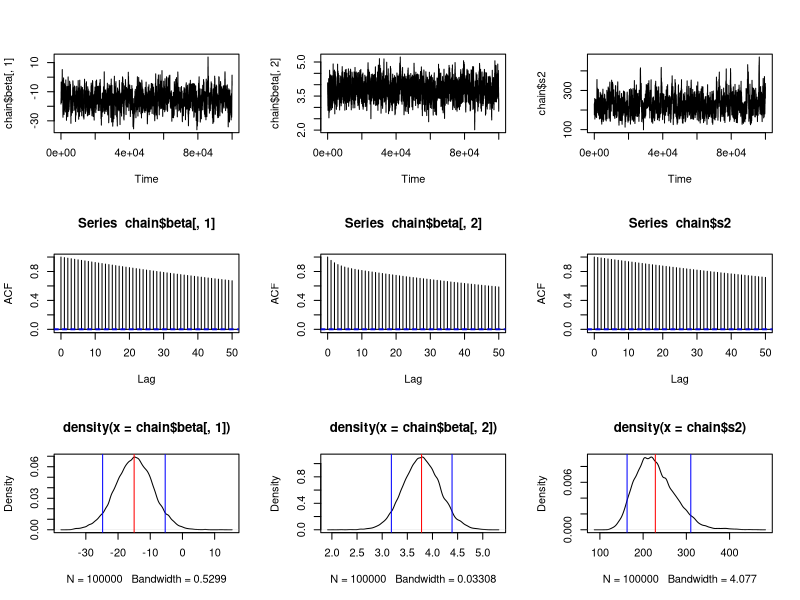

The R script that drew this image:
###########################################
## MCMC for Bayesian linear regression
## for the cars dataset
###########################################
set.seed(1)

data(cars)
n <- dim(cars)[1]
X <- cbind(1, cars$speed)
y <- cars$dist

# Calculates the log-posterior since if not on the log scale, numerical instability
log.post <- function(y, X, beta, s2, a, b, mu = 0)
{
  n <- length(y)
  p <- dim(X)[2]
  foo <- (-n/2 - p/2 - a -1) * log(s2) + (-sum((y - X%*%beta)^2)/2 - sum((beta - mu)^2)/2 - b)/s2 
  return(foo)
}

# MCMC function with three different step-sizes for each component
BLRmcmc <- function(y, X,T = 1e4, a, b, mu = 0, start, h1 = 3, h2 = 3, h3 = 3)
{
  p <- dim(X)[2]

  beta <- matrix(0, nrow = T, ncol = p)
  s2 <- numeric(length = T)
  
  beta[1,] <- start[1:p]   # Set starting values
  s2[1] <- start[p+1]
  
  acc <- 0
  for(t in 2:T)
  {
    prop <- c(beta[t-1,], s2[t-1]) + rnorm(p+1, sd = sqrt(c(h1,h2,h3)))   # Proposal
    
    if(prop[p+1] < 0)   # If the variance is negative, it's a straight reject
    {
      beta[t,] <- beta[t-1,]
      s2[t] <- s2[t-1]
    } else{
      
      # difference of log posteriors
      ratio <- log.post(y = y, X = X, beta = prop[1:p], s2 = prop[p+1], a = a, b = b, mu = mu) - log.post(y = y, X = X, beta = beta[t-1,], s2 = s2[t-1], a = a, b = b, mu = mu)
      if(runif(1) < exp(ratio))
      {
        acc <- acc + 1
        beta[t,] <- prop[1:p]
        s2[t] <- prop[p+1]
      } else{
       beta[t, ] <- beta[t-1, ]
       s2[t] <- s2[t-1]
      }
    }
  }
  print(paste("Acceptance prob = ", acc/T))
  return(list("beta" = beta, "s2" = s2))
}


lm.obj <- lm(y ~ X - 1)
s2.start <- var(lm.obj $residuals)

# Three different step sizes for three different components. Change h1, h2, h3 to see how Acceptance prob is affected
# Tuned to be aroun 32% since dimension is 3
# Also notice the starting values
chain <- BLRmcmc(T = 1e5, y = y, X = X, a = 1, b = 1, start = c(lm.obj$coeff, s2.start), h1 = 2, h2 = .25, h3 = 100)

# Poster mean Estimates and credible intervals
post.mean <- c(colMeans(chain$beta), mean(chain$s2))
post.quant1 <- c(quantile(chain$beta[,1], .05), quantile(chain$beta[,2], .05), quantile(chain$s2, .05))
post.quant2 <- c(quantile(chain$beta[,1], .95), quantile(chain$beta[,2], .95), quantile(chain$s2, .95))


# Estimates of intercept
c(post.quant1[1],post.mean[1], post.quant2[1])
lm.obj$coefficients[1]  # Compare with MLE

# Estimates of coefficient of speed
c(post.quant1[2], post.mean[2], post.quant2[2])
lm.obj$coefficients[2]  # Compare with MLE

# Estimates of variance
c(post.quant1[3],post.mean[3],  post.quant2[3])
var(lm.obj $residuals)  # Compare with MLE


#Visualizing plots
par(mfrow = c(3,3))
plot.ts(chain$beta[,1])
plot.ts(chain$beta[,2])
plot.ts(chain$s2)

acf(chain$beta[ ,1])
acf(chain$beta[ ,2])
acf(chain$s2)

plot(density(chain$beta[,1]))
abline(v = c(post.mean[1], post.quant1[1], post.quant2[1]), col = c("red", "blue", "blue"))
plot(density(chain$beta[,2]))
abline(v = c(post.mean[2], post.quant1[2], post.quant2[2]), col = c("red", "blue", "blue"))
plot(density(chain$s2))
abline(v = c(post.mean[3], post.quant1[3], post.quant2[3]), col = c("red", "blue", "blue"))






